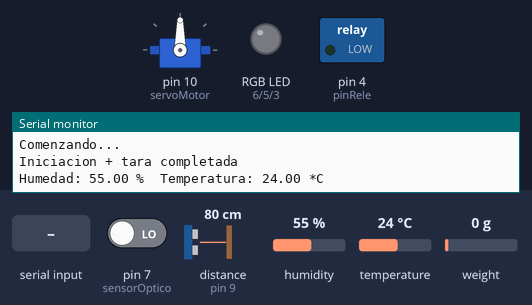
Simulated run of this sketch. Board: Arduino Mega 2560, built with avr-gcc and run on an emulated ATmega2560. Shown: servo, switched loads named in the sketch (green lamp = pin HIGH), an RGB LED mixed from three pins (HIGH = lit), the last lines printed to the serial monitor. Wiring (inferred from the names in the program): ultrasonic range finder: trigger pin 2; echo pin 9. Inputs (shaded band) come from the test bench; at power-on: distance to the obstacle (sensor on pin 9) 80 cm, pin 7 (sensorOptico) LOW, humidity 55 %, temperature 24 °C, weight on the scale 0 g. The echo pulse lasts 58.3 µs per cm; pins used as bus, display or sensor lines are not drawn.

Above: at 5.6 s.
5.7 s: "1\n" received over the second serial link
At 6.8 s:
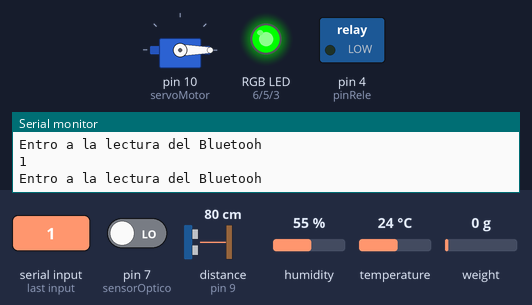
7.2 s: distance to the obstacle (sensor on pin 9) set to 36 cm
8.7 s: distance to the obstacle (sensor on pin 9) set to 28 cm
At 9.0 s:
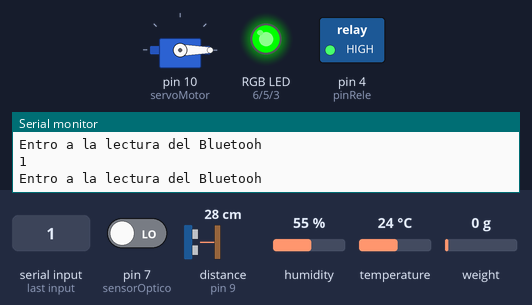
10.2 s: "3\n" received over the second serial link
At 11.4 s:
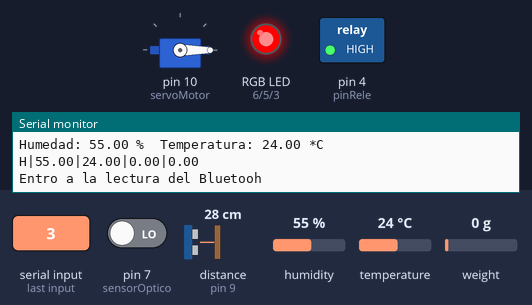
11.7 s: pin 7 (sensorOptico) driven HIGH
At 12.4 s:
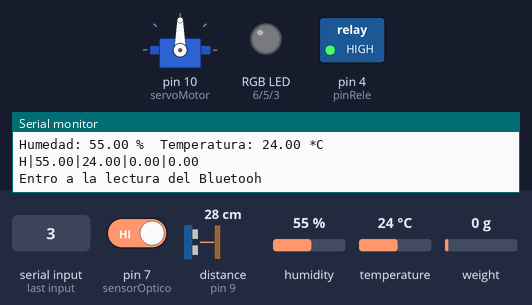
Timing chart, 0 to 14.2 s (numbered marks = the images above; inputs shaded):
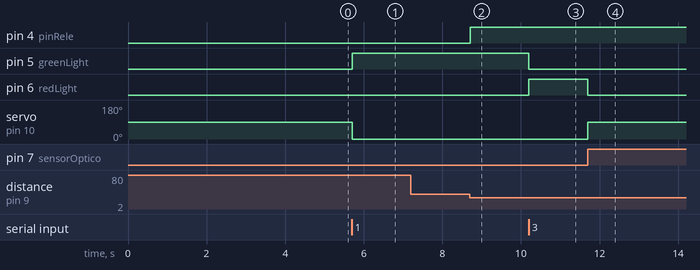

The sketch:

SmartMailBox_-_SOA_v1.0.1.ino
```cpp
/* Inclusión de bibliotecas */
#include <Servo.h>
#include <DHT.h> //Humedad
#include <HX711_ADC.h> //Balanza
#define DHTPIN 13           // Definimos el pin digital donde se conecta el sensor de humedad
#define DHTTYPE DHT11       // Dependiendo del tipo de sensor

/* Variables Globales */
long millisBalanza;
float humedad, temp, pesoBal, pesoPaq = 0;
boolean flagPuerta   = false;
boolean flagOK       = false;
boolean flagShake    = false;
int flagOptico       = 1;
int medicionBalanza  = 0;
int intensidad       = 0;
String inputString   = "" ;
String stringAMandar = "" ;

/* Ubicación de Pines */
int sensorOptico     = 7;
int redLight         = 6;
int greenLight       = 5;
int blueLiight       = 3;
const int Trigger    = 2;    //Pin digital 2 para el Trigger del sensor distancia
const int Echo       = 9;    //Pin digital 3 para el echo del sensor distancia
const int pinRele    = 4;


HX711_ADC Balanza(A0, A1);  //(dout pin, sck pin) pines que utilza la balanza
Servo servoMotor;           // crea el objeto para el servo
DHT dht(DHTPIN, DHTTYPE);   // Inicializamos el sensor DHT11

void setup()
{
  /*Configuración de comunicación */
  Serial.begin(9600);  //iniciailzamos la comunicación
  Serial1.begin(9600); //Bluetooth
  Serial2.begin(9600); //Lectora

  /*Configuración de sensores */
  Serial1.println("MODULO CONECTADO x BLUETOOTH");
  pinMode(pinRele,  OUTPUT) ;
  pinMode(Trigger, OUTPUT);   //pin como salida
  pinMode(Echo, INPUT);       //pin como entrada
  digitalWrite(Trigger, LOW); //Inicializamos el pin con 0
  servoMotor.attach(10);      //inicializo Servo
  pinMode(redLight, OUTPUT);
  pinMode(greenLight, OUTPUT);
  pinMode(blueLiight, OUTPUT);
  pinMode(sensorOptico, INPUT);

  dht.begin();      // Comenzamos el sensor DHT Humedad y Temp
  inicia_balanza(); //Inicializa la calibración de la balanza
  lee_temperatura();
}

void loop()
{
  /* Variables para la lectura de la distancia */
  long disTiempo;                   //tiempo que demora en llegar el eco
  long disMedida;                   //distancia en centimetros

  digitalWrite(Trigger, HIGH);      //trigger sensor distancia
  delayMicroseconds(10);            //Enviamos un pulso de 10us
  digitalWrite(Trigger, LOW);

  leeSensorOptico();                // Leemos el valor del sensor optico
  disTiempo = pulseIn(Echo, HIGH);  // Obtenemos el ancho del pulso
  disMedida = disTiempo / 59;       // Escalamos el tiempo a una distancia en cm

  lecturaProx(disMedida);           // Leemos el sensor de proximidad
  readBluetooh();
}

/////////////////////////////////////////////////////////FUNCIONES///////////////////////////////////////////////////////////////////////
void leeSensorOptico()
{
  String Cadena;
  flagOptico = digitalRead(sensorOptico);            // 1 cerrado - 0 abierto

  if ( !flagPuerta && flagOptico  ==  0 )           // Se abrió la puerta
    flagPuerta  = true;
  else
  {
    if ( flagOptico == 1 && flagOK  && flagPuerta )
    {
      flagPuerta  = false;
      flagOK      = false;
      servoMotor.write(90);       // Deshabilita la apertura de puerta
      RGB_color(0, 0, 0);         // Se apaga el Led
      pesoBal = lee_balanza();    // Lectura del peso que hay en el paquete
      pesoPaq = pesoBal - pesoPaq;// Peso del paquete ingresado o retirado
      /* Si el peso en negativo entonces se retiro uno o mas paquetes */
      if ( pesoPaq < 0 )
      {
        stringAMandar = "O|";
        pesoPaq = pesoPaq * -1;
        lee_temperatura();          // Humedad y temperatura del Buzon
        mandarDatos();
      }
      else
        /* Si el peso es positivo entonces se ingreso un paquete */
        if ( pesoPaq > 0 )
        {
          stringAMandar = "I|";
          lee_temperatura();          // Humedad y temperatura del Buzon
          mandarDatos();
        }
      pesoPaq = pesoBal;
    }
  }
}


void lecturaProx(int distancia) {
  /* Si la distancia es menor a 30cm se habilta el lector de codigos de barra */
  if ( distancia <= 30 )
  {
    digitalWrite(pinRele, HIGH);  // el relé habilta el lector de codigos de barra
    leerCodigoBarras();           // Lectuar del codigo de barras.
  }
  else {
    if (distancia > 30 )
    {
      digitalWrite(pinRele, LOW);   // Codigo de barras deshabilitado
      //RGB_color(0, 255, 0);         // Led Verde: Buzón habilitado
    }
  }
}

void leerCodigoBarras()
{
  char codigo;
  if ( Serial2.available() > 0 )
  {
    Serial2.flush();
    codigo = (char)Serial2.read();
    if (codigo == '\r')
    {
      Serial.println("C|" + inputString); //MONITOR SERIE codigo de barras
      Serial1.println("C|" + inputString); //Bluetooth codigo de barras
      Serial1.flush();
      inputString = "";
    }
    else
      inputString += codigo;
  }
}


void RGB_color(int red_light_value, int green_light_value, int blue_light_value)
{
  analogWrite(redLight, red_light_value);
  analogWrite(greenLight, green_light_value);
  analogWrite(blueLiight, blue_light_value);
}
void lee_temperatura()
{
  humedad  = dht.readHumidity();  // Leemos la humedad relativa
  temp = dht.readTemperature();   // Leemos la temperatura en grados centígrados (por defecto)

  /* Comprobamos si ha habido algún error en la lectura */
  if (isnan(humedad) || isnan(temp))
  {
    Serial.println("Error obteniendo los datos del sensor DHT11");
    return;
  }

  Serial.print("Humedad: ");
  Serial.print(humedad);
  Serial.print(" %\t");
  Serial.print("Temperatura: ");
  Serial.print(temp);
  Serial.println(" *C ");
}

void inicia_balanza()
{
  float factor_de_calibracion = -227.83;          //Constante obtenida en la calibracion de la balanza

  Serial.println("Comenzando...");
  Balanza.begin();
  long tiempoParaTarar = 4000;                    //tiempo para luego Tarar la balanza
  Balanza.start(tiempoParaTarar);
  if (Balanza.getTareTimeoutFlag())
    Serial.println("timeout para Tarar, verificar cableado");
  else
  {
    Balanza.setCalFactor(factor_de_calibracion);  //Se setea en la balanza el valor obtenido en la calibracion
    Serial.println("Iniciacion + tara completada");
  }
}

float lee_balanza()
{
  int medicion = 0; //numero de medicion
  float peso = 0;
  while (medicion < 20) //obtengo 20 mediciones
  {
    if (millis() > millisBalanza + 250) //mido cada 250ms
    {
      Balanza.update();
      peso = Balanza.getData();

      if (peso < 50) //si el valor obtenido es < 50 gr, asumo que esta vacio el buzon
        peso = 0;

      millisBalanza = millis();
      medicion++;
    }

  }
  return peso;
}

void mandarDatos()
{

  String Cadena = stringAMandar  + humedad + "|" + temp + "|" + pesoPaq + "|" + pesoBal;
  Serial1.println(Cadena);  // Se envia la cadena por Bluetooth
  Serial.println(Cadena);   // Se muestra la cadena en el monitor serial
}

void readBluetooh()
{
  if ( Serial1.available() > 0 )
  {
    Serial.println("Entro a la lectura del Bluetooh");
    char respuesta = Serial1.read();
    Serial.println(respuesta);
    Serial1.flush();
    /* Si el codigo coincide se habilita la apertura de la puerta */
    if ( respuesta == '1' ) // se cambia la sentencia por lectura del bluetooh
    {
      flagOK = true;
      RGB_color(0, 255, 0); // Preden la luz verde
      servoMotor.write(0);  // Habilita la apertura de puerta
    }
    if (respuesta == '0')
      RGB_color(0, 0, 255); // Codigo incorrecto: Led Rojo
    /* Respuesta del acelerometro */
    if (respuesta == '2')
    {
      flagOK = true;
      RGB_color(255, 255, 255); // Preden la luz cyan
      servoMotor.write(0);  // Habilita la apertura de puerta
    }
    /* Respuesta del sensor de proximidad */
    if (respuesta == '3')
    {
      RGB_color(255, 0, 0);
      stringAMandar = "H|";
      lee_temperatura();
      mandarDatos();
    }
  }
}
```

Measured:
- the behaviour switches between 32 and 31 cm on distance to the obstacle (sensor on pin 9) (found by bisection; images 1 and 2)
- after the input at 5.7 s, pin 5 (greenLight): LOW → HIGH at once; servo on pin 10 (servoMotor): 90° → 0° at once
- after the input at 7.2 s, every drawn part: stays the same
- after the input at 8.7 s, pin 4 (pinRele): LOW → HIGH at once
- after the input at 10.2 s, pin 5 (greenLight): HIGH → LOW at once; pin 6 (redLight): LOW → HIGH at once
- after the input at 11.7 s, pin 6 (redLight): HIGH → LOW at once; servo on pin 10 (servoMotor): 0° → 90° at once
